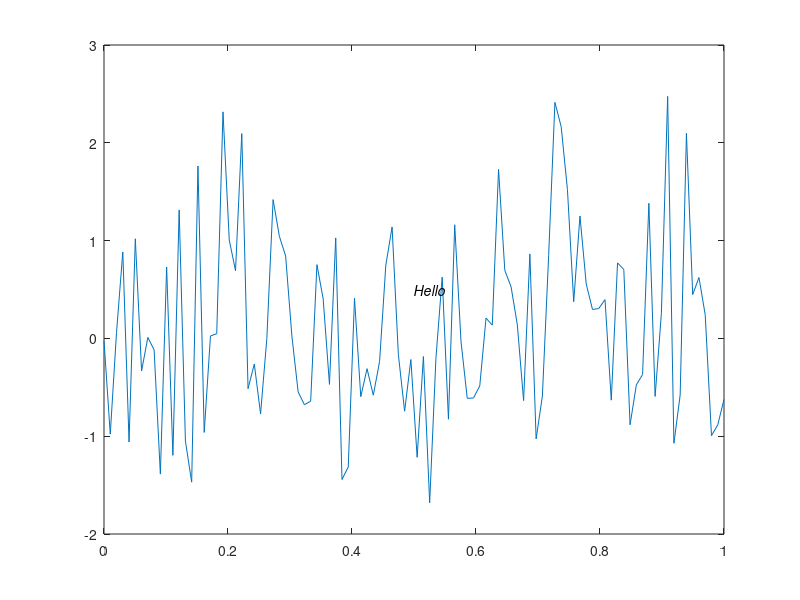

This figure's MATLAB source: (Note: this script raises an error after producing the figure.)
function result = test_textproperties_009
result = false;
a = figure;
plot(linspace(0,1),randn(1,100));
t = text(0.5,0.5,'Hello')
drawnow;
set(t,'fontangle','normal');
drawnow;
set(t,'fontangle','italic');
drawnow;
set(t,'fontangle','oblique');
drawnow;
close(a);
result = true;
